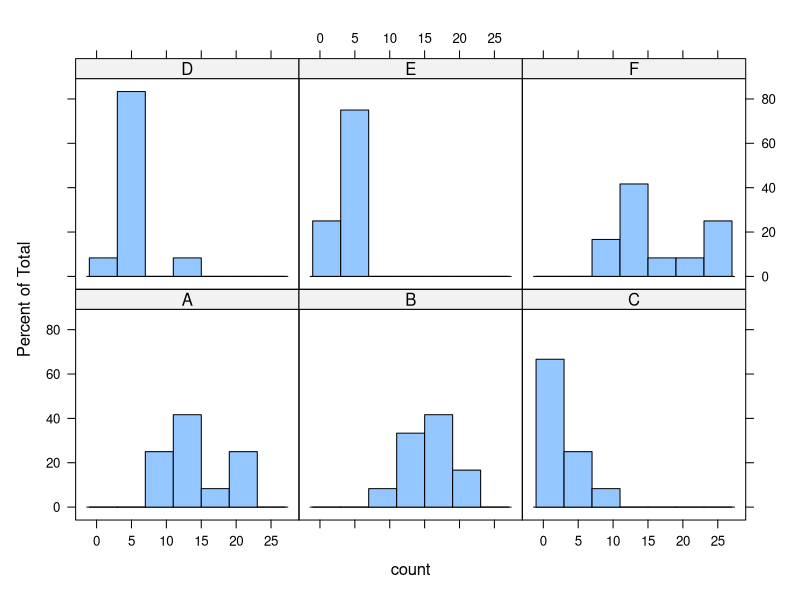
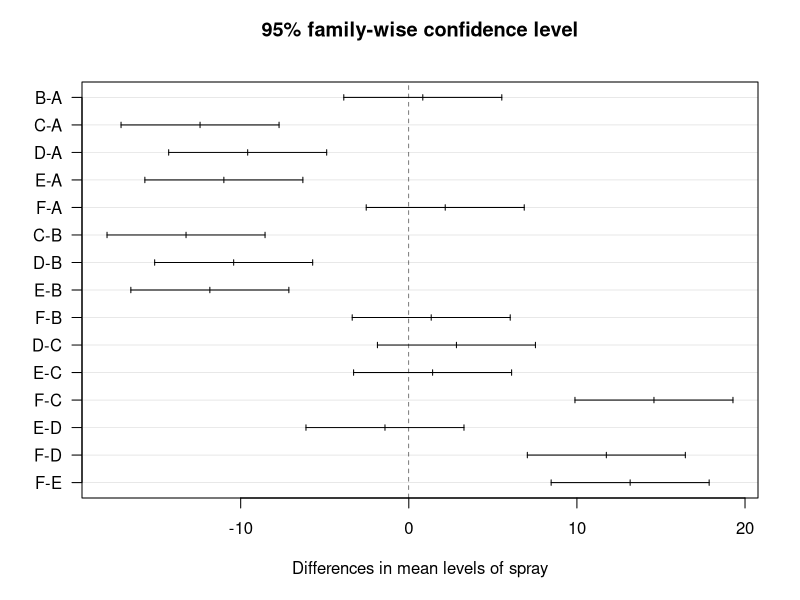
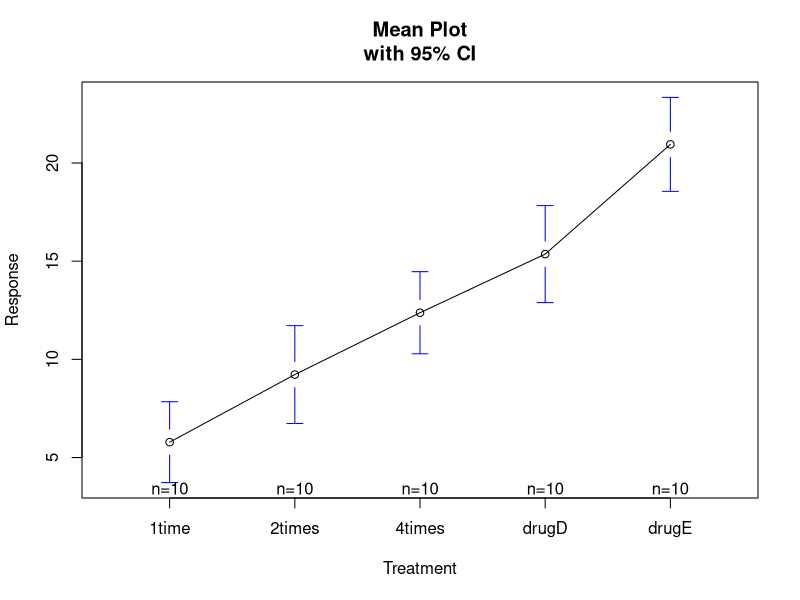
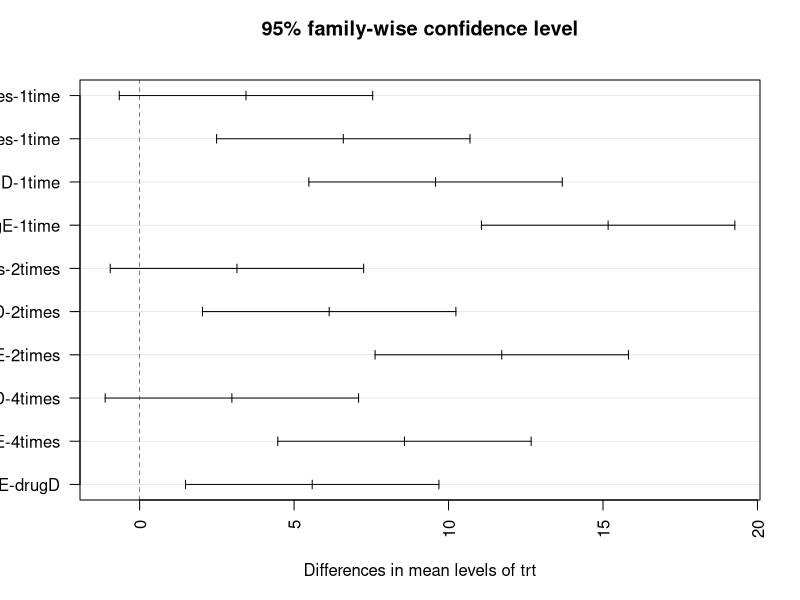
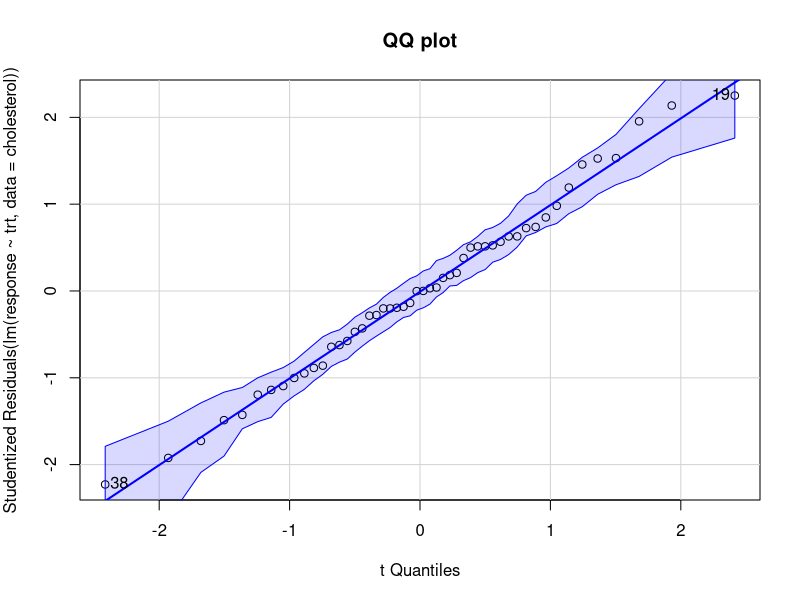

The R source for these figures, in order:
# We'll use the insect sprays dataset
# tom compare means between groups

str(InsectSprays)

# optional test for normality
library(lattice)

# Visualizen the spray distribution

histogram(~count | spray, data = InsectSprays)

with(InsectSprays, tapply(count, spray, shapiro.test))
# p-value tells us that the chances that the
# sample comes from a normal distribution
# in this example, p is clearly > 0.05
# so it is normally distributed

# Build the anova model 
# We want to model the means of variable count
# as a function of variable spray
aov_model <- aov(count ~ spray, data = InsectSprays)
# The formula "count ~ spray" reads as count "as a function of spray"

aov_model




# Evaluate the differences
summary(aov_model)


# the ANOVA F test is significant
# as p < 0.0001, providing evidence that the 5 sprays
# are not all the same

# model.tables() function that examines the results of individual levels
# of factors
model.tables(aov_model, type = 'effects')
# Spray E on average had 6 times fewer bugs than the average over all fields
# on fields where spra A was used, farmers found on average
# 5 bugs more compared to the overall mean
model.tables(aov_model, type = 'mean')

# Spray A would not be bought, but what about D versus E and C?

# Test the pairwise differences between sprays
# Use the TukeyHSD() function 
comparisons <- TukeyHSD(aov_model)
comparisons$spray['D-C', ]
comparisons$spray['F-E', ]
comparisons$spray['B-A', ]

# Plot the differences - las = 1
plot(comparisons, las = 1)
# Each line represents mean difference between
# both groups with the according confidence level
# Whenever the CI doesn't include zero (the vertical line)
# the difference between groups is significant

#install.packages('multcomp')
library(multcomp)
str(cholesterol)
head(cholesterol)
attach(cholesterol)
aov_model <- aov(response ~ trt)
aov_model
summary(aov_model)
# The ANOVA F test for treatment (trt) is significant
# (p < 0.0001), providing evidence that the 5 treatments
# aren't equally effected
detach(cholesterol)

#install.packages('gplots')
library(gplots)
attach(cholesterol)
plotmeans(response ~ trt, 
          xlab = "Treatment",
          ylab = "Response",
          main = "Mean Plot\nwith 95% CI"
          )
detach(cholesterol)

# Lets examine the output from TukeyHSD() for pairwise differences
# between group means
plot_info <- TukeyHSD(aov_model)

par(mar = c(5,4,4,2))
plot(plot_info, las = 2)

# Using qq plot to determine normality
#install.packages("car")
library(car)
qqPlot(lm(response ~ trt, data = cholesterol),
       simulate = TRUE,
       main = "QQ plot",
       labels = FALSE)

# anova assumes equal variances across groups
#The Bartlett test is used to verify this assumption
bartlett.test(response ~ trt, data = cholesterol)
#this test indicates that the variances in the 5 groups
#don't differ significantly - p = 0.97

# anova is sensitive to outliers
# test for outliers using the outlierTest() function
#install.packages('car')
library(car)
outlierTest(aov_model)
